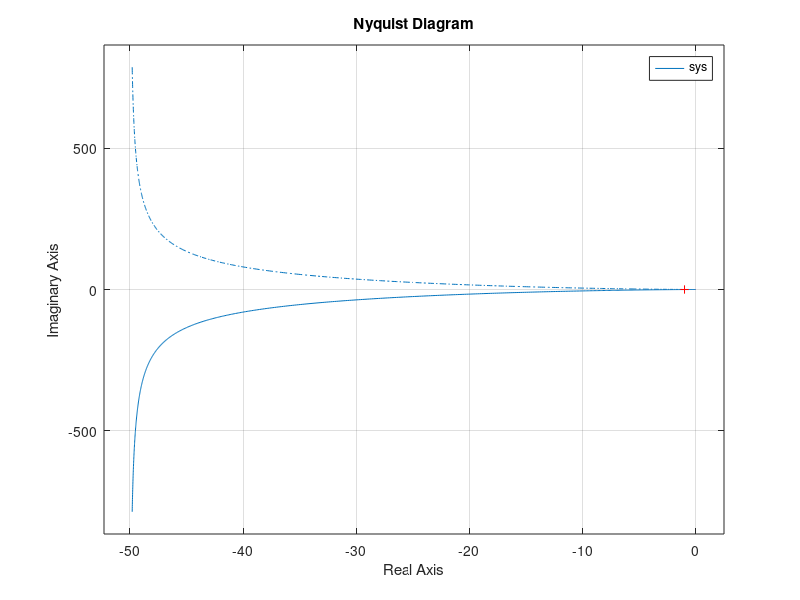

Write MATLAB code to recreate this figure. (Note: this script raises an error after producing the figure.)
%% Exemple 1
kp=10;numHn=[kp*2.5];denHn=[2 1 0];
sys=tf(numHn,denHn);
figure(1);nyquist(sys)
[Mg,Mp,wg,wp] = margin(sys)
MgdB=20*log10(Mg)


%% exemple 1
numHr=[0.25 1 0.25];denHr=[0 1 0];
numHs=[1.2];denHs=[1 0.2 1];
[numHn,denHn]=series(numHr,denHr,numHs,denHs);
sys=tf(numHn,denHn);
nyquist(sys);
[Mg,Mp,wg,wp] = margin(sys)
MgdB=20*log10(Mg)
%% sys=tf(num,den);FT 1er ordre (constante de temps)
den=[0.1 3 20 0];num=[12.5];
sys=tf(num,den);

figure(1);bode(sys,{0.01,100});
figure(2);nyquist(sys,{0.001,10000})
[Mg,Mp,wg,wp] = margin(sys);
MgdB=20*log10(Mg);
% Mg est la marge de gain, en échelle linéaire (en dB:20*Log(Mg))
% wg est la pulsation correspondant au point d'intersection du D.N. avec l'axe réel (voir le cours)
% Mp est la marge de phase, en degrés
% wp est la pulsation correspondant au point d'intersection du D.N. avec le cercle unité (voir le cours) 